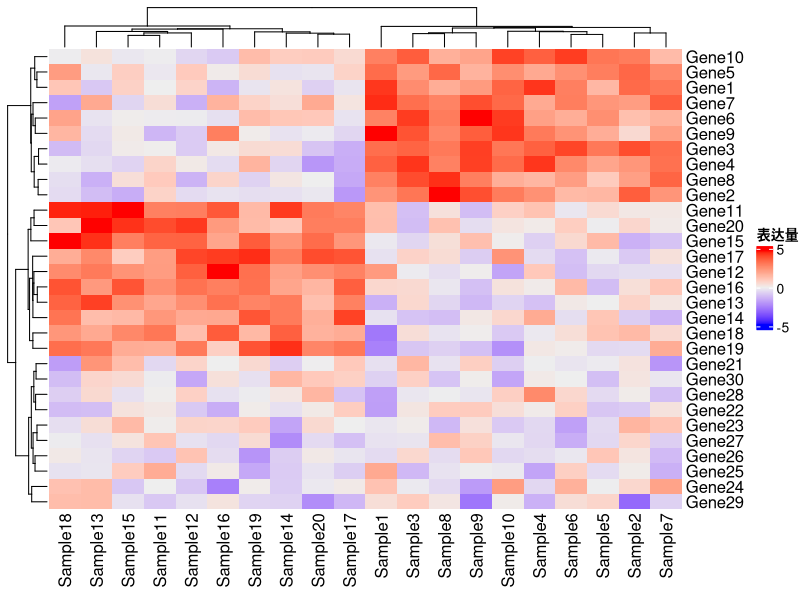
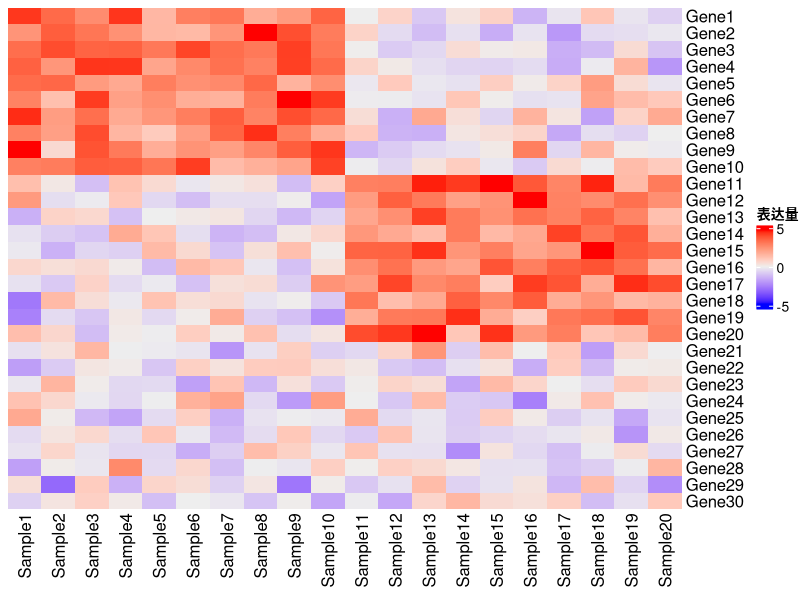
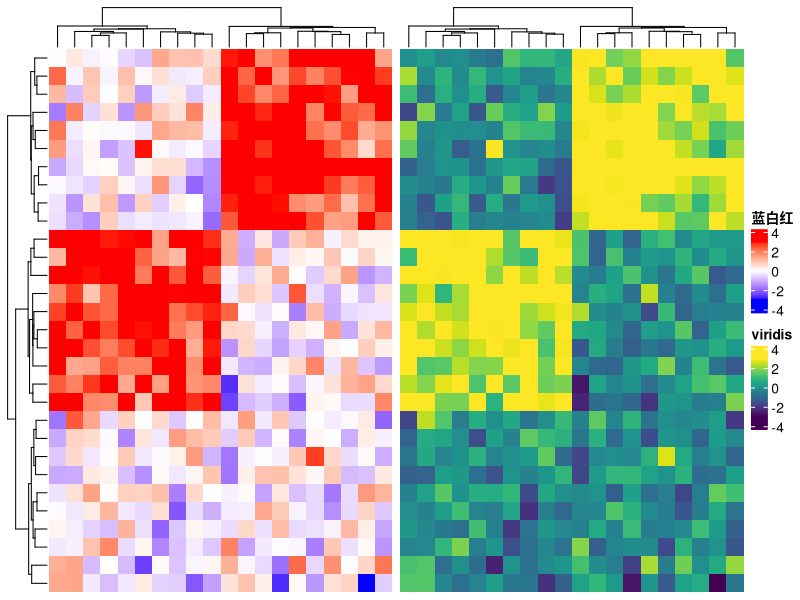
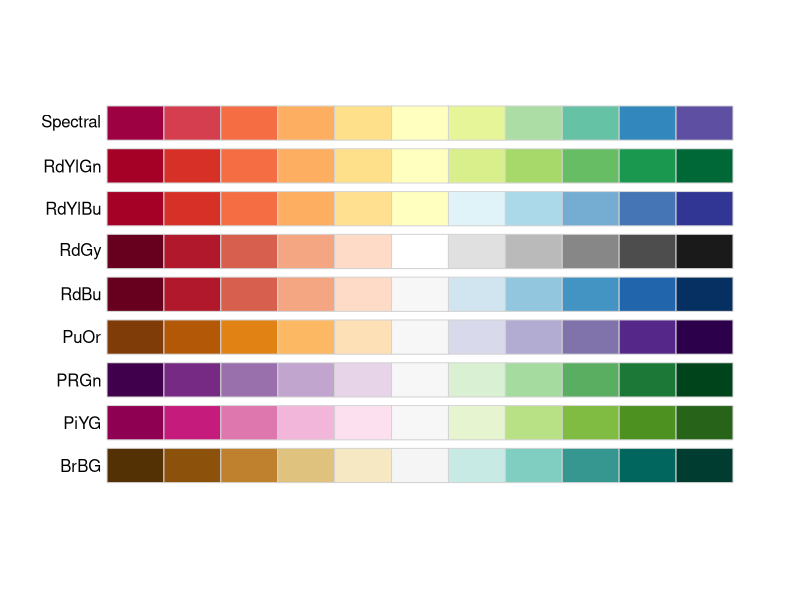
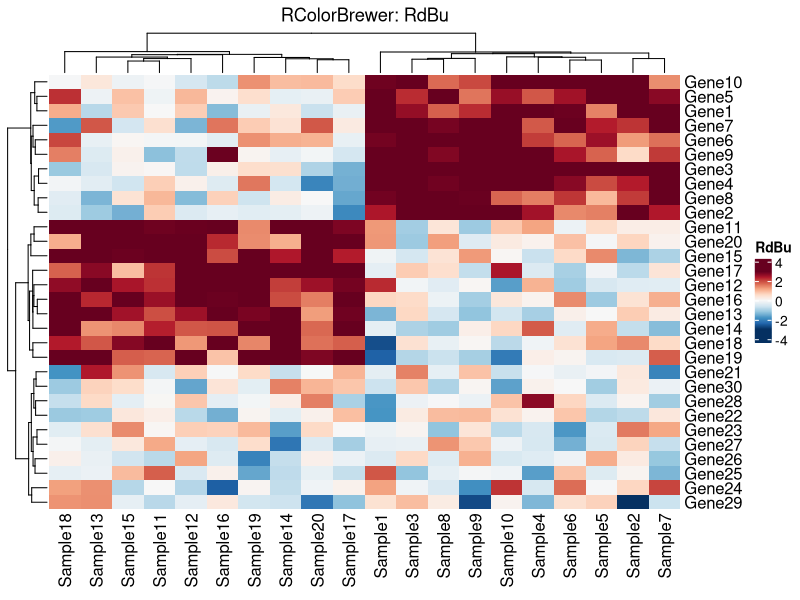
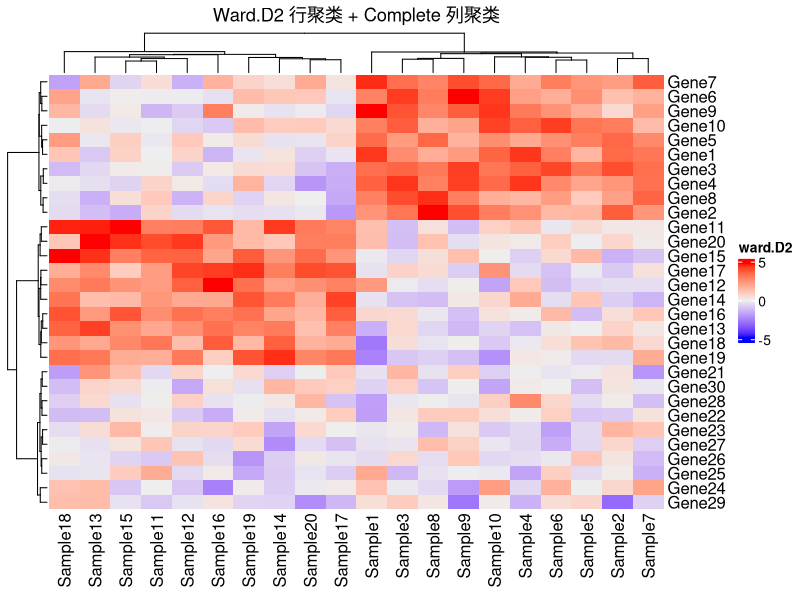
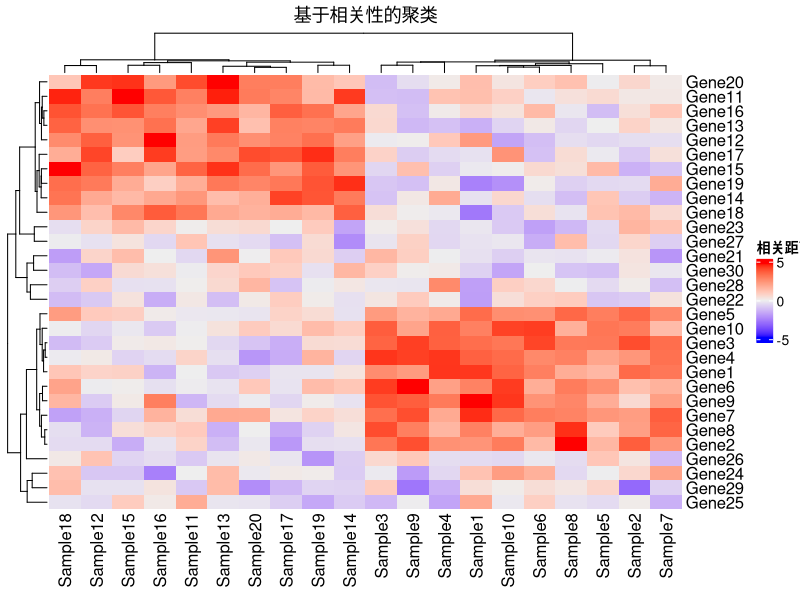
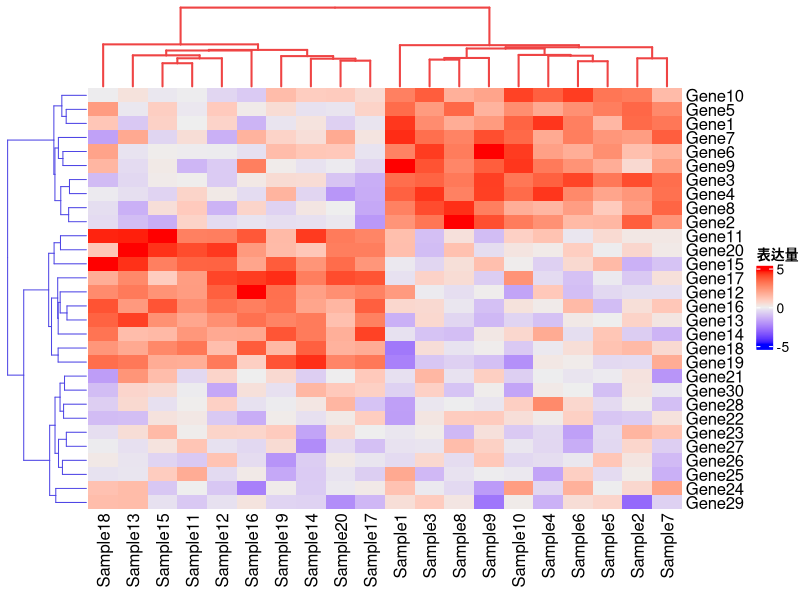

Here is the R script that generated these plots, in order:
## ---- chunk 1
knitr::opts_chunk$set(
  echo = TRUE,
  warning = FALSE,
  message = FALSE,
  fig.width = 10,
  fig.height = 7,
  fig.retina = 2,
  out.width = "100%",
  dpi = 150
)
## ---- chunk 2
library(ComplexHeatmap)  # 最强大的热图包
library(circlize)        # 配色工具
library(RColorBrewer)    # 经典配色
library(viridis)         # 现代配色

# 模拟基因表达数据：30个基因 × 20个样本
set.seed(42)
mat <- matrix(rnorm(600), nrow = 30, ncol = 20)
rownames(mat) <- paste0("Gene", 1:30)
colnames(mat) <- paste0("Sample", 1:20)

# 添加一些模式（模拟差异表达）
mat[1:10, 1:10] <- mat[1:10, 1:10] + 3      # 组1高表达
mat[11:20, 11:20] <- mat[11:20, 11:20] + 3  # 组2高表达
## ---- chunk 3
# 最简单的热图
Heatmap(mat, name = "表达量")
## ---- chunk 4
Heatmap(mat, 
        name = "表达量",
        cluster_rows = FALSE,    # 关闭行聚类
        cluster_columns = FALSE) # 关闭列聚类
## ---- chunk 5
# 蓝-白-红（经典差异表达配色）
col_bwr <- colorRamp2(c(-3, 0, 3), c("blue", "white", "red"))

# 紫-白-橙（对比更强）
col_pwo <- colorRamp2(c(-3, 0, 3), c("purple", "white", "orange"))

# viridis（色盲友好）
col_viridis <- colorRamp2(seq(-3, 3, length = 100), viridis(100))

# 对比展示
p1 <- Heatmap(mat, name = "蓝白红", col = col_bwr, 
              show_row_names = FALSE, show_column_names = FALSE)
p2 <- Heatmap(mat, name = "viridis", col = col_viridis,
              show_row_names = FALSE, show_column_names = FALSE)
p1 + p2
## ---- chunk 6
# RColorBrewer 调色板
display.brewer.all(type = "div")  # 查看分歧型调色板
## ---- chunk 7
# 使用 RColorBrewer
col_rdbu <- colorRamp2(seq(-3, 3, length = 11), 
                       rev(brewer.pal(11, "RdBu")))

Heatmap(mat, name = "RdBu", col = col_rdbu,
        column_title = "RColorBrewer: RdBu")
## ---- chunk 8
# 不同聚类方法对比
Heatmap(mat, name = "ward.D2",
        clustering_method_rows = "ward.D2",    # Ward法
        clustering_method_columns = "complete", # 完全连接法
        column_title = "Ward.D2 行聚类 + Complete 列聚类")
## ---- chunk 9
# 使用相关距离（基因表达常用）
Heatmap(mat, name = "相关距离",
        clustering_distance_rows = "pearson",   # 皮尔逊相关
        clustering_distance_columns = "spearman", # 斯皮尔曼相关
        column_title = "基于相关性的聚类")
## ---- chunk 10
Heatmap(mat, name = "表达量",
        row_dend_width = unit(2, "cm"),      # 行树状图宽度
        column_dend_height = unit(2, "cm"),  # 列树状图高度
        row_dend_gp = gpar(col = "#4f46e5"), # 树状图颜色
        column_dend_gp = gpar(col = "#ef4444", lwd = 2))
## ---- chunk 11
# 样本分组注释
sample_group <- rep(c("Treatment", "Control"), each = 10)
gene_cluster <- rep(c("Cluster1", "Cluster2", "Cluster3"), each = 10)

# 顶部注释
top_anno <- HeatmapAnnotation(
  Group = sample_group,
  col = list(Group = c("Treatment" = "#e63946", "Control" = "#457b9d"))
)

# 左侧注释
left_anno <- rowAnnotation(
  Cluster = gene_cluster,
  col = list(Cluster = c("Cluster1" = "#f4a261", 
                         "Cluster2" = "#2a9d8f", 
                         "Cluster3" = "#264653"))
)

Heatmap(mat, name = "表达量",
        top_annotation = top_anno,
        left_annotation = left_anno)
## ---- chunk 12
# 丰富的注释类型
set.seed(42)
top_anno <- HeatmapAnnotation(
  # 分类变量
  Group = sample_group,
  # 连续变量（条形图）
  Age = anno_barplot(runif(20, 20, 60), height = unit(1, "cm")),
  # 连续变量（点图）
  Score = anno_points(rnorm(20, 50, 10)),
  # 自定义颜色
  col = list(Group = c("Treatment" = "#e63946", "Control" = "#457b9d")),
  # 间距
  gap = unit(2, "mm")
)

Heatmap(mat, name = "表达量", 
        top_annotation = top_anno,
        column_title = "多类型注释示例")
## ---- chunk 13
# 基因功能注释
pathway <- sample(c("Metabolism", "Signaling", "Cell Cycle"), 30, replace = TRUE)
log2fc <- rnorm(30, 0, 2)

right_anno <- rowAnnotation(
  Pathway = pathway,
  Log2FC = anno_barplot(log2fc, 
                        gp = gpar(fill = ifelse(log2fc > 0, "#e63946", "#457b9d")),
                        width = unit(2, "cm")),
  col = list(Pathway = c("Metabolism" = "#f4a261", 
                         "Signaling" = "#2a9d8f", 
                         "Cell Cycle" = "#e9c46a"))
)

Heatmap(mat, name = "表达量",
        right_annotation = right_anno,
        show_row_names = FALSE)
## ---- chunk 14
Heatmap(mat, name = "表达量",
        row_split = 3,      # 行分成3组
        column_split = 2,   # 列分成2组
        row_title = "基因组 %s",
        column_title = "样本组 %s")
## ---- chunk 15
Heatmap(mat, name = "表达量",
        row_split = gene_cluster,
        column_split = sample_group,
        row_gap = unit(3, "mm"),
        column_gap = unit(3, "mm"))
## ---- chunk 16
# 准备第二个数据
mat2 <- matrix(rnorm(150), nrow = 30, ncol = 5)
colnames(mat2) <- paste0("Feature", 1:5)
rownames(mat2) <- rownames(mat)

# 水平组合
ht1 <- Heatmap(mat, name = "表达量", col = col_bwr,
               show_column_names = FALSE, width = unit(8, "cm"))
ht2 <- Heatmap(mat2, name = "特征", col = viridis(100),
               width = unit(3, "cm"))

ht1 + ht2  # 使用 + 水平组合
## ---- chunk 17
mat3 <- matrix(rnorm(200), nrow = 10, ncol = 20)
rownames(mat3) <- paste0("Protein", 1:10)
colnames(mat3) <- colnames(mat)

ht_main <- Heatmap(mat, name = "mRNA", col = col_bwr,
                   show_row_names = FALSE)
ht_protein <- Heatmap(mat3, name = "Protein", col = col_bwr,
                      height = unit(3, "cm"))

ht_main %v% ht_protein  # 使用 %v% 垂直组合
## ---- chunk 18
Heatmap(mat[1:15, 1:10], name = "表达量",
        # 行名设置
        row_names_side = "left",           # 行名位置
        row_names_gp = gpar(fontsize = 10, # 字体大小
                           fontface = "italic", # 斜体
                           col = "#333333"),
        # 列名设置  
        column_names_side = "top",
        column_names_rot = 45,             # 旋转角度
        column_names_gp = gpar(fontsize = 9))
## ---- chunk 19
small_mat <- mat[1:8, 1:6]

Heatmap(small_mat, name = "表达量",
        # 显示数值
        cell_fun = function(j, i, x, y, width, height, fill) {
          grid.text(sprintf("%.1f", small_mat[i, j]), x, y, 
                    gp = gpar(fontsize = 8, col = "black"))
        })
## ---- chunk 20
# 只在 |值| > 2 时显示
Heatmap(small_mat, name = "表达量",
        cell_fun = function(j, i, x, y, width, height, fill) {
          val <- small_mat[i, j]
          if (abs(val) > 2) {
            grid.text(sprintf("%.1f", val), x, y,
                      gp = gpar(fontsize = 8, 
                                col = ifelse(abs(val) > 2.5, "white", "black"),
                                fontface = "bold"))
          }
        })
## ---- chunk 21
Heatmap(mat, name = "表达量", col = col_bwr,
        # 图例设置
        heatmap_legend_param = list(
          title = "Log2 表达量",
          title_position = "topleft",
          legend_height = unit(4, "cm"),
          labels_gp = gpar(fontsize = 10),
          title_gp = gpar(fontsize = 12, fontface = "bold"),
          at = c(-3, 0, 3),        # 刻度位置
          labels = c("低", "中", "高")  # 刻度标签
        ),
        show_row_names = FALSE,
        show_column_names = FALSE)
## ---- chunk 22
library(pheatmap)

# 一行代码快速热图
pheatmap(mat, 
         color = colorRampPalette(c("blue", "white", "red"))(100),
         scale = "row",                    # 按行标准化
         clustering_method = "ward.D2",
         show_rownames = FALSE,
         annotation_col = data.frame(
           Group = sample_group,
           row.names = colnames(mat)
         ),
         main = "pheatmap 快速热图")
## ---- chunk 23
library(ggplot2)
library(tidyr)
library(dplyr)

# 转换为长格式
mat_long <- mat[1:15, 1:10] |> 
  as.data.frame() |> 
  mutate(Gene = rownames(mat)[1:15]) |> 
  pivot_longer(-Gene, names_to = "Sample", values_to = "Expression")

ggplot(mat_long, aes(x = Sample, y = Gene, fill = Expression)) +
  geom_tile(color = "white", linewidth = 0.5) +
  scale_fill_gradient2(low = "#457b9d", mid = "white", high = "#e63946",
                       midpoint = 0, name = "表达量") +
  theme_minimal() +
  theme(axis.text.x = element_text(angle = 45, hjust = 1)) +
  labs(title = "ggplot2 热图", x = NULL, y = NULL)
## ---- chunk 24
# 计算相关矩阵
cor_mat <- cor(mat)

# 只显示下三角
cor_mat[upper.tri(cor_mat)] <- NA

Heatmap(cor_mat, name = "相关系数",
        col = colorRamp2(c(-1, 0, 1), c("#2166ac", "white", "#b2182b")),
        na_col = "white",  # NA显示为白色
        cluster_rows = FALSE,
        cluster_columns = FALSE,
        cell_fun = function(j, i, x, y, width, height, fill) {
          val <- cor_mat[i, j]
          if (!is.na(val) && abs(val) > 0.5) {
            grid.text(sprintf("%.2f", val), x, y, 
                      gp = gpar(fontsize = 6))
          }
        },
        column_title = "相关性热图（下三角）")
## ---- chunk 25
#| fig-height: 9

# 模拟完整数据
set.seed(123)
expr_mat <- matrix(rnorm(500), nrow = 50, ncol = 10)
rownames(expr_mat) <- paste0("Gene", 1:50)
colnames(expr_mat) <- paste0("S", 1:10)
expr_mat[1:20, 1:5] <- expr_mat[1:20, 1:5] + 2  # 添加差异

# 样本注释
sample_info <- data.frame(
  Condition = rep(c("Case", "Control"), each = 5),
  Batch = rep(c("B1", "B2"), 5)
)

# 基因注释
gene_info <- data.frame(
  Type = sample(c("Up", "Down", "NS"), 50, replace = TRUE,
                prob = c(0.3, 0.3, 0.4)),
  Pathway = sample(c("KEGG1", "KEGG2", "KEGG3"), 50, replace = TRUE)
)

# 构建完整热图
ht <- Heatmap(
  expr_mat,
  name = "Z-score",
  col = colorRamp2(c(-2, 0, 2), c("#2166ac", "white", "#b2182b")),
  
  # 聚类
  clustering_distance_rows = "pearson",
  clustering_method_rows = "ward.D2",
  row_split = 3,
  column_split = sample_info$Condition,
  
  # 注释
  top_annotation = HeatmapAnnotation(
    Condition = sample_info$Condition,
    Batch = sample_info$Batch,
    col = list(
      Condition = c("Case" = "#e63946", "Control" = "#457b9d"),
      Batch = c("B1" = "#f4a261", "B2" = "#2a9d8f")
    ),
    annotation_name_side = "left"
  ),
  
  left_annotation = rowAnnotation(
    Type = gene_info$Type,
    col = list(Type = c("Up" = "#e63946", "Down" = "#457b9d", "NS" = "grey"))
  ),
  
  right_annotation = rowAnnotation(
    Pathway = gene_info$Pathway,
    col = list(Pathway = c("KEGG1" = "#264653", "KEGG2" = "#e9c46a", 
                           "KEGG3" = "#f4a261"))
  ),
  
  # 外观
  show_row_names = FALSE,
  column_names_rot = 45,
  row_title_gp = gpar(fontsize = 10),
  column_title_gp = gpar(fontsize = 10),
  
  # 图例
  heatmap_legend_param = list(
    title = "Z-score",
    legend_height = unit(4, "cm")
  )
)

draw(ht, heatmap_legend_side = "right", annotation_legend_side = "right")
